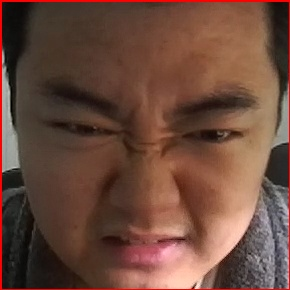
#> input picture emotion/face.jpg, 290 x 290 px, given in place of Joy_0_landmark_flm.avi, which was not available
$ python optical_flow.py
#> lines starting #> are read from the running program, lines starting #| are printed output that depends on the picture; after the words box and inside, x2 and y2 are one past the last pixel; in counts of white or black regions, pixels touching at a corner belong together; pictures that were not available may be replaced by others from this repository, and a replacement may not be noted
import cv2
import numpy as np
import time
import os


def dense_optical_flow(method, video_path, params=[], to_gray=False):
    # read the video
    cap = cv2.VideoCapture(video_path)
    # Read the first frame
    ret, old_frame = cap.read()
    # old_frame = cv2.cvtColor(old_frame, cv2.COLOR_BGR2GRAY)

    # crate HSV & make Value a constant
    hsv = np.zeros_like(old_frame)
    hsv[..., 1] = 255

    # Preprocessing for exact method
    if to_gray:
        old_frame = cv2.cvtColor(old_frame, cv2.COLOR_BGR2GRAY)

    while True:
        # Read the next frame
        ret, new_frame = cap.read()
        frame_copy = new_frame
        if not ret:
            break
        # Preprocessing for exact method
        if to_gray:
            new_frame = cv2.cvtColor(new_frame, cv2.COLOR_BGR2GRAY)
        # Calculate Optical Flow
        flow = method(old_frame, new_frame, None, *params)

        # Encoding: convert the algorithm's output into Polar coordinates
        mag, ang = cv2.cartToPolar(flow[..., 0], flow[..., 1])
        # Use Hue and Saturation to encode the Optical Flow
        hsv[..., 0] = ang * 180 / np.pi / 2
        hsv[..., 2] = cv2.normalize(mag, None, 0, 255, cv2.NORM_MINMAX)
        # Convert HSV image into BGR for demo
        bgr = cv2.cvtColor(hsv, cv2.COLOR_HSV2BGR)
        cv2.imshow("frame", frame_copy)
        cv2.imshow("optical flow", bgr)
        k = cv2.waitKey(25) & 0xFF
        if k == 27:
            break
        old_frame = new_frame


def lucas_kanade_method(video_path, output_as_video=True):
#> called with output_as_video = True
    camera_fps = 30
    width = 1080
    height = 720
    if output_as_video:
        # video_output = os.path.join(output_path,
        #                             "{}_landmark_flm.avi".format(os.path.basename(os.path.normpath(output_path))))
        video_output = os.path.join("C:\\Users\\Zber\\Desktop", "optical_flow.avi")
        # fourcc = cv2.VideoWriter_fourcc(*'PIM1')
        fourcc = cv2.VideoWriter_fourcc(*'PIM1')
        video_writer = cv2.VideoWriter(str(video_output),
                                       fourcc,
                                       camera_fps,
                                       (width, height))


    cap = cv2.VideoCapture(video_path)
    # params for ShiTomasi corner detection
    feature_params = dict(maxCorners=100, qualityLevel=0.3, minDistance=7, blockSize=7)
    # Parameters for lucas kanade optical flow
    lk_params = dict(
        winSize=(15, 15),
        maxLevel=2,
        criteria=(cv2.TERM_CRITERIA_EPS | cv2.TERM_CRITERIA_COUNT, 10, 0.03),
    )
    # Create some random colors
    color = np.random.randint(0, 255, (100, 3))
    # Take first frame and find corners in it
    ret, old_frame = cap.read()
#> old_frame is the input picture: shape (290, 290, 3); mean B, G, R 59.8, 73.3, 107.7
    old_gray = cv2.cvtColor(old_frame, cv2.COLOR_BGR2GRAY)
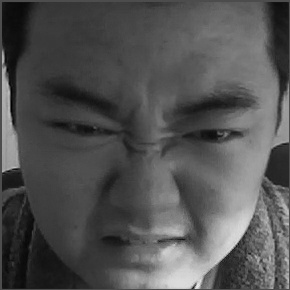
#> old_gray: shape (290, 290); min 1, max 232, mean 82.1
    p0 = cv2.goodFeaturesToTrack(old_gray, mask=None, **feature_params)
#> p0 = [[197, 287], [4, 169], [270, 288], [17, 165], [279, 231]]

    # [15 lines of commented-out code are left out]
    mask = np.zeros_like(old_frame)
    while True:
        ret, frame = cap.read()
        if not ret:
            break
        frame_gray = cv2.cvtColor(frame, cv2.COLOR_BGR2GRAY)
        # calculate optical flow
        p1, st, err = cv2.calcOpticalFlowPyrLK(
            old_gray, frame_gray, p0, None, **lk_params
        )
#> p1 has the same summary as p0; st = [1, 1, 1, 1, 1]; err = [0, 0, 0, 0, 0]
        # Select good points
        good_new = p1[st == 1]
#> good_new has the same summary as p0
        good_old = p0[st == 1]
#> good_old has the same summary as p0
        # draw the tracks
        for i, (new, old) in enumerate(zip(good_new, good_old)):
            a, b = new.ravel()
            c, d = old.ravel()
            a, b, c, d = int(a), int(b), int(c), int(d)
            mask = cv2.line(mask, (a, b), (c, d), color[i].tolist(), 2)
            frame = cv2.circle(frame, (a, b), 5, color[i].tolist(), -1)
#> this loop made 5 passes
#> (a, b, c, d) on passes 1 to 5: (197, 287, 197, 287), (4, 169, 4, 169), (270, 288, 270, 288), (17, 165, 17, 165), (279, 231, 279, 231)
#> pass 2, in lucas_kanade_method, `frame = cv2.circle(frame, (a, b), 5, color[i].tolist(), -1)`:
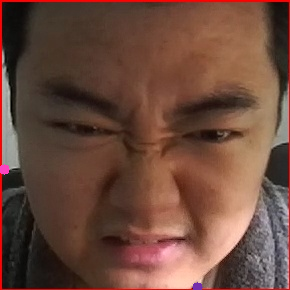
#> frame: shape (290, 290, 3); mean B, G, R 59.9, 73.2, 107.7
#> after the loop:
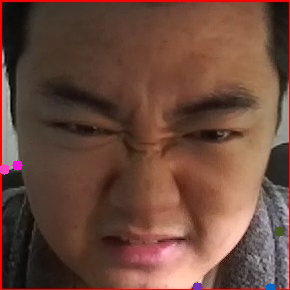
#> frame: shape (290, 290, 3); 0.26% of pixels changed, all inside (x1, y1, x2, y2) = (12, 160, 285, 290)
#> after the loop:
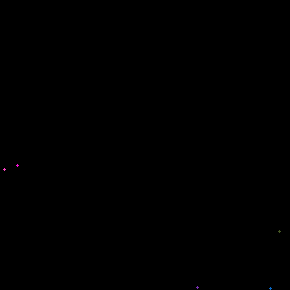
#> mask: shape (290, 290, 3); mean of channels 0, 1, 2 0, 0, 0; drawn as B, G, R
        img = cv2.add(frame, mask)
        cv2.imshow("frame", img)
        if output_as_video:
            video_writer.write(img)
        k = cv2.waitKey(25) & 0xFF
#> (key Esc is pressed here)
        if k == 27:
            break
        if k == ord("c"):
            mask = np.zeros_like(old_frame)
        # Now update the previous frame and previous points
        old_gray = frame_gray.copy()
        p0 = good_new.reshape(-1, 1, 2)
    if output_as_video:
        video_writer.release()


from argparse import ArgumentParser


def main():
    parser = ArgumentParser()
    parser.add_argument(
        "--algorithm",
        choices=["farneback", "lucaskanade", "lucaskanade_dense", "rlof"],
        required=False,
        default="farneback",
        help="Optical flow algorithm to use",
    )
    parser.add_argument(
        "--video_path", default="videos/cat.mp4", help="Path to the video",
    )

    args = parser.parse_args()
    args.algorithm = "lucaskanade"
    # video_path = args.video_path
    video_path = "C:/Users/Zber/Desktop/SavedData_MIMO/Joy_0/Joy_0_landmark_flm.avi"
    # video_path = "C:/Users/Zber/Desktop/SavedData/Joy_0/Joy_0_landmark_flm.avi"
    if args.algorithm == "lucaskanade":
        lucas_kanade_method(video_path)
    elif args.algorithm == "lucaskanade_dense":
        method = cv2.optflow.calcOpticalFlowSparseToDense
        dense_optical_flow(method, video_path, to_gray=True)
    elif args.algorithm == "farneback":
        method = cv2.calcOpticalFlowFarneback
        params = [0.5, 3, 15, 3, 5, 1.2, 0]  # Farneback's algorithm parameters
        dense_optical_flow(method, video_path, params, to_gray=True)
    elif args.algorithm == "rlof":
        method = cv2.optflow.calcOpticalFlowDenseRLOF
        dense_optical_flow(method, video_path)


if __name__ == "__main__":
    main()
